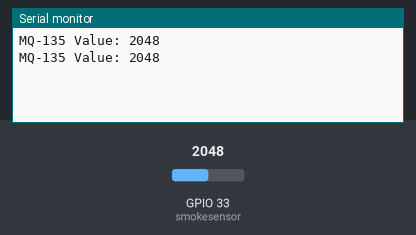
Recording of a sketch running on a simulated ESP32. Parts: the last lines printed to the serial monitor. Inputs (shaded band) come from the test bench; at power-on: GPIO 33 (smokesensor) = 2048.

Above: at 1.8 s.
1.9 s: GPIO 33 (smokesensor) set to 2866
At 2.8 s:
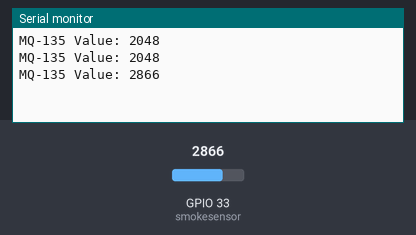
3.4 s: GPIO 33 (smokesensor) set to 3603
At 4.6 s:
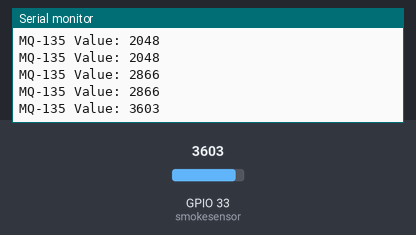
Timing chart, 0 to 6.4 s (numbered marks = the images above; inputs shaded):
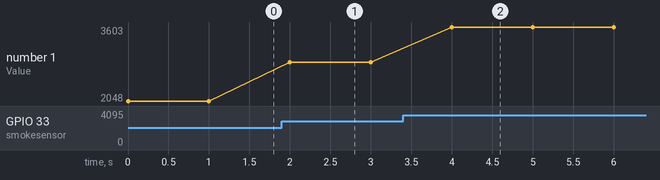

The sketch:

mq135_esp32.ino
```cpp
const int smokesensor = 33;

void setup() {
  Serial.begin(115200);
}

void loop() {
  int digitalNumber = analogRead(smokesensor);
  Serial.print("MQ-135 Value: ");
  Serial.println(digitalNumber);
  delay(1000);
}
```

Measured:
- after the input at 1.9 s, the serial monitor: prints a new line after 0.10 s (image 1)
- after the input at 3.4 s, the serial monitor: prints a new line after 0.60 s (image 2)
- plotted number 1: 2048 → 2866 after the input at 1.9 s, 2866 → 3603 after the input at 3.4 s
